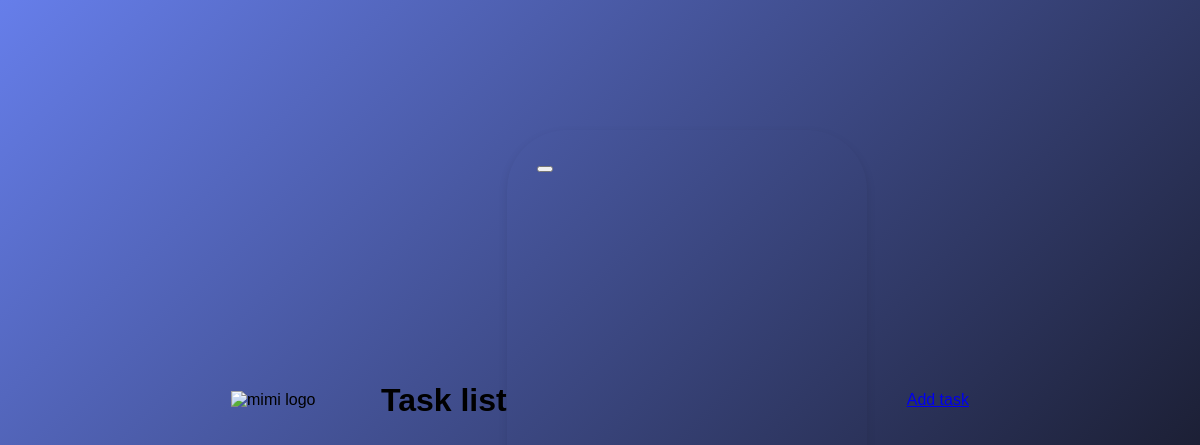
Page /tasks/ (signed in) on the earlier database version.
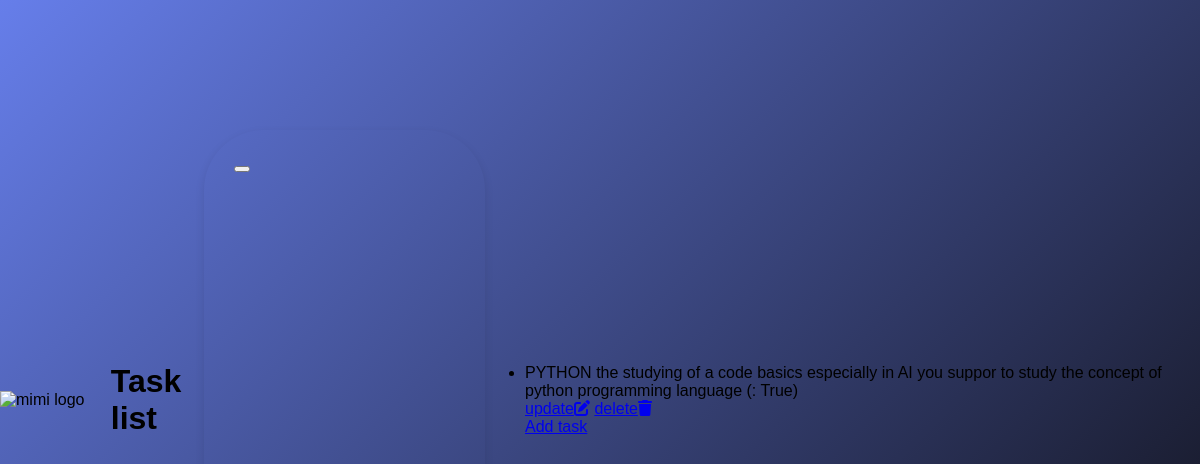
Same page on the later database version.
### mimi/models.py (models this page shows, shortened)
class Task(models.Model):
    user =models.ForeignKey(User, on_delete=models.CASCADE, null=True, blank=True)
    title = models.CharField(max_length=200)
    description = models.TextField()
    completed = models.BooleanField(default=False)
    image = models.ImageField(upload_to='tasks/', null=True, blank=True)

### mimi/views.py (the view)
# urls.py: path('tasks/', views.task_list, name='task_list'),
@login_required(login_url='login')
def task_list(request):
    tasks = Task.objects.filter(user=request.user)
    return render(request, "task_list.html", {"tasks": tasks})

### mimi/templates/task_list.html (shortened to what this page needs)
<!DOCTYPE html>
{% load static %}
<html lang="en">
<head>
    <link rel="stylesheet" href="{% static 'css/styles.css' %}">
    <link rel="stylesheet" href="https://cdnjs.cloudflare.com/ajax/libs/font-awesome/6.4.0/css/all.min.css" />
</head>
<body>
    <img src="{% static 'images/mimi_logo.png' %}" alt="mimi logo" width="150">
    <h1>Task list</h1>
    <form method="Task" action="{% url 'task_add' %}" encrypt="multipart/form-data">
        <button type="submit"></button>
    </form>
    <ul>
        {% for task in tasks %}
            <li>
                <div>
                    {{ task.title }}  {{ task.description }} (: {{ task.completed }})
                </div>
                <div class="icons">
                    <a href="{% url 'task_update' task.id %}">update<i class="fa-solid fa-pen-to-square"></i></a>
                    <a href="{% url 'task_delete' task.id %}">delete<i class="fa-solid fa-trash"></i></a>
                </div>
            </li>
        {% endfor %}
        <a href="{% url 'task_add' %}">Add task</a>
</body>
</html>

Differences in the rows shown:
added Task: title "PYTHON", description "the studying of a code basics especially in AI you suppor to study the concept of python programming language", completed "True"
